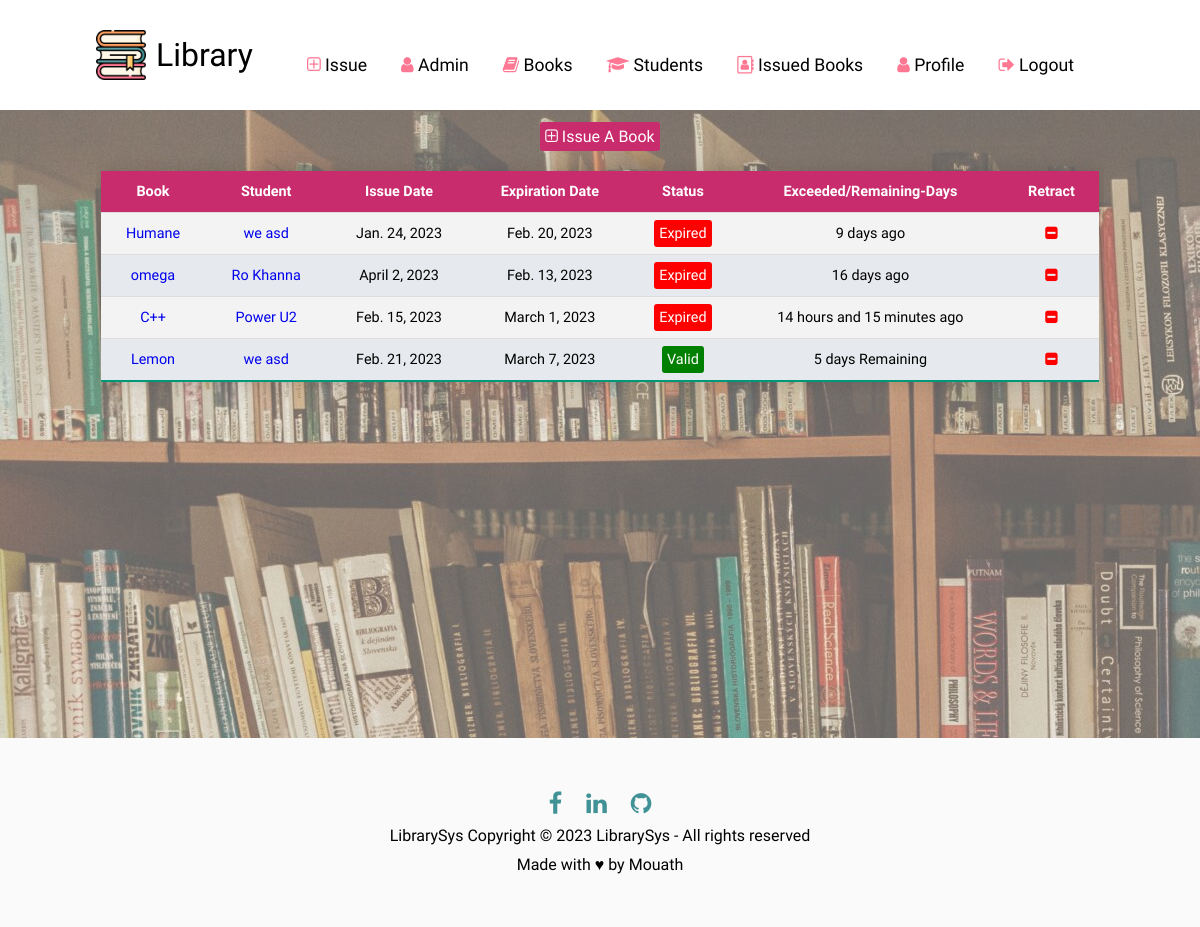
The page /Issued_Books/ (signed in) on the database its author committed.
### LibraryApp/models.py (models this page shows, shortened)
class Issued_Book(models.Model):
    book=models.OneToOneField(
        Book,
        on_delete=models.CASCADE,
    )
    issued_date = models.DateField(auto_now=True)
    expiry_date = models.DateField(default=expiry)
    student=models.ForeignKey(
        Student,
        on_delete=models.CASCADE,
        related_name="issued_books"
    )

class Book(models.Model):
    Name=models.CharField(max_length=15)
    Price=models.PositiveIntegerField()
    Desc=models.CharField(max_length=100)
    cat=models.ForeignKey(
        Category,
        on_delete=models.CASCADE,
        related_name="books"
    )
    auther=models.ForeignKey(
        Auther,
        on_delete=models.CASCADE,
        related_name="books"
    )

class Student(models.Model):
    FName=models.CharField(max_length=10)
    LName=models.CharField(max_length=10)
    TelNo=models.CharField(max_length=10)
    user=models.OneToOneField(
        User,
        on_delete=models.CASCADE
    )
    image = models.ImageField(upload_to='static/images/Students/',  blank=True)

### LibraryApp/views.py (the view)
# urls.py: path('Issued_Books/', views.Issued_Books, name='Issued_Books'),
def Issued_Books(req):
    if(req.user.is_authenticated):
        expList=[]
        if req.user.is_superuser:
            IssuedBooks=models.Issued_Book.objects.all() #all the issued Books
            for i in IssuedBooks:
                expList.append(is_expired(i.expiry_date))
        else:
            IssuedBooks=models.Issued_Book.objects.filter(
                student_id=req.user.student.id
            )
            for i in IssuedBooks:
                expList.append(is_expired(i.expiry_date))
        zippedList=zip(IssuedBooks,expList)
        con={
            'IssuedBooks':IssuedBooks,
            'expList':expList,
            'zippedList':zippedList
        }
        return render(req,'Library/Issued_Books.html',con)
    else:
        return redirect('LibraryApp:login')

### LibraryApp/templatetags/custom_filters.py (called while the page is built)
@register.filter
def is_expired(expiration_date):
    now = datetime.now(timezone.utc)
    if isinstance(expiration_date, datetime):
        expiration_date = expiration_date.date()
    expiration_date = datetime.combine(expiration_date, datetime.min.time(), tzinfo=timezone.utc)
    if expiration_date < now:
        return True
    else:
        return False

### LibraryApp/views.py (called while the page is built)
def is_expired(item):
    now = datetime.now().date()
    return item < now

### LibraryApp/templates/Library/Issued_Books.html (shortened to what this page needs)
{% extends 'base.html' %}
{% block content %}
{% load custom_filters %}
<div class="mytable isbok">
    {% if user.is_superuser %}
    <div class="add-btn">
        <a href="{% url 'LibraryApp:IssueABook' %}"><i class="fa fa-plus-square-o" aria-hidden="true"></i> Issue A Book</a>
    </div>
    {% endif %}
    <table class="styled-table">
        <th>Book</th>
        <th>Student</th>
        <th>Issue Date</th>
        <th>Expiration Date</th>
        <th>Status</th>
        <th>Exceeded/Remaining-Days</th>
        <th>Retract</th>
        {% for i in IssuedBooks %}
        <tr>
            <td class="book"><a href="{% url 'LibraryApp:bookDetails' i.book_id %}">{{i.book.Name}}</a></td>
            <td class="Name"><li><a href="{% url 'LibraryApp:Profile' i.student_id %}">{{i.student.FName}} {{i.student.LName}}</a></td>
            <td>{{i.issued_date}}</td>
            <td>{{i.expiry_date}}</td>
            {% if i.expiry_date|is_expired %}
            <td><span class="Expired">Expired</span></td>
            {% else %}
            <td><span class="Valid">Valid</span></td>
            {% endif %}
            <td>{{i.expiry_date|time_since_expired_bvalid}}</td>
            <td><a href="{% url 'LibraryApp:retract' i.id %}"><i class="fa fa-minus-square" aria-hidden="true"></i></a></td>
        </tr>
        {% endfor %}
    </table>
</div>
{% endblock %}

### LibraryApp/static/css/main.css (style rules this page uses)
* { margin: 0; padding: 0; font-family: 'Ubuntu', sans-serif; }
:root { --c0:#C92C6D; --c1:#ff9e5e; --c2:#419296; --c3:#ff7893; --footer:#f3f3f3; --Nav:#ff9e5e; }
.add-btn { margin-top: 10px; text-align: center; }
.add-btn a { text-decoration: none; user-select: none; color: white; padding: 5px; border-radius: 3px; }
.isbok .styled-table .Name li { list-style: none; }
.isbok .styled-table .Name li a { text-decoration: none; }
.isbok .styled-table .book a { text-decoration: none; }
.styled-table .fa { color: red; }
.mytable { overflow-x: auto; padding: 5px; margin-top: .2%; }
.styled-table { border-collapse: collapse; margin: 25px 0; font-size: 0.9em; min-width: 400px; box-shadow: 0 0 20px rgba(0, 0, 0, 0.15); text-align:center; width: 100%; height: 35px; user-select: none; overflow-x: scroll; }
.styled-table th, .styled-table td { padding: 12px 15px; }
.styled-table tbody tr { border-bottom: 1px solid #dddddd; }
.styled-table tbody tr:nth-of-type(even) { background-color: #f3f3f3; }
.styled-table tbody tr:nth-of-type(odd) { background-color: #e6e9ed; }
.styled-table tbody tr:last-of-type { border-bottom: 2px solid #009879; }
.isbok .styled-table th,.isbok .add-btn a { background-color: var(--c0); color: white; }
td .Valid { background-color: green; color: white; padding: 5px; border-radius: 3px; }
td .Expired { background-color: red; color: white; padding: 5px; border-radius: 3px; }

### rows shown on the page
Issued_Book: book.Name "Humane", student.FName "we", student.LName "asd", issued_date "Jan. 24, 2023", expiry_date "Feb. 20, 2023", shows "Expired", expiry_date "9 days ago"
Issued_Book: book.Name "omega", student.FName "Ro", student.LName "Khanna", issued_date "April 2, 2023", expiry_date "Feb. 13, 2023", shows "Expired", expiry_date "16 days ago"
Issued_Book: book.Name "C++", student.FName "Power", student.LName "U2", issued_date "Feb. 15, 2023", expiry_date "March 1, 2023", shows "Expired", expiry_date "14 hours and 15 minutes ago"
Issued_Book: book.Name "Lemon", student.FName "we", student.LName "asd", issued_date "Feb. 21, 2023", expiry_date "March 7, 2023", shows "Valid", expiry_date "5 days Remaining"
